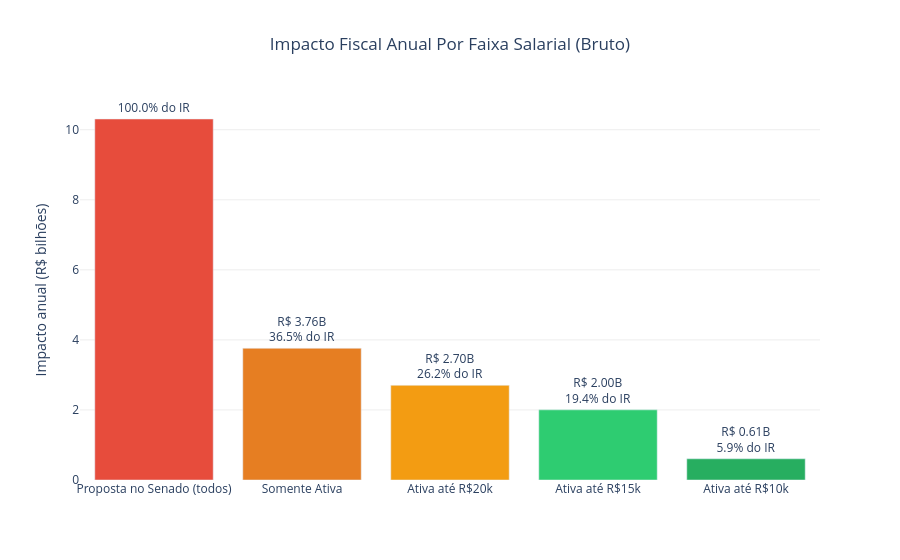

The code cell stored with this chart in its notebook:
### Code cell
resultados = pd.DataFrame(cenarios)
resultados['impacto_anual_bi'] = resultados['impacto_anual'] / 1e9

fig = go.Figure(go.Bar(
    x=resultados['label'],
    y=resultados['impacto_anual_bi'],
    text=[f'R$ {v:.2f}B<br>{p:.1f}% do IR' 
          for v, p in zip(resultados['impacto_anual_bi'], resultados['pct_do_total'])],
    textposition='outside',
    marker_color=['#e74c3c', '#e67e22', '#f39c12', '#2ecc71', '#27ae60']
))

fig.update_layout(
    title='Impacto Fiscal Anual Por Faixa Salarial (Bruto)',
    yaxis_title='Impacto anual (R$ bilhões)',
    xaxis_title='',
    plot_bgcolor='white',
    yaxis=dict(gridcolor='#eeeeee'),
    showlegend=False
)

fig.update_layout(title_x=0.5)

fig.show()

### Figure 1 — Plotly figure (JSON) as saved in the notebook; plotly's stock layout.template omitted (floating-point values rounded to 4 significant figures)
{"data": [{"marker": {"color": ["#e74c3c", "#e67e22", "#f39c12", "#2ecc71", "#27ae60"]}, "text": ["R$ 10.31B<br>100.0% do IR", "R$ 3.76B<br>36.5% do IR", "R$ 2.70B<br>26.2% do IR", "R$ 2.00B<br>19.4% do IR", "R$ 0.61B<br>5.9% do IR"], "textposition": "outside", "type": "bar", "x": ["Proposta no Senado (todos)", "Somente Ativa", "Ativa até R$20k", "Ativa até R$15k", "Ativa até R$10k"], "y": [10.31, 3.76, 2.703, 2.003, 0.6055]}], "layout": {"autosize": true, "plot_bgcolor": "white", "showlegend": false, "title": {"text": "Impacto Fiscal Anual Por Faixa Salarial (Bruto)", "x": 0.5}, "xaxis": {"autorange": true, "range": [-0.5, 4.5], "title": {"text": ""}, "type": "category"}, "yaxis": {"autorange": true, "gridcolor": "#eeeeee", "range": [0, 13.56], "title": {"text": "Impacto anual (R$ bilhões)"}, "type": "linear"}}}
